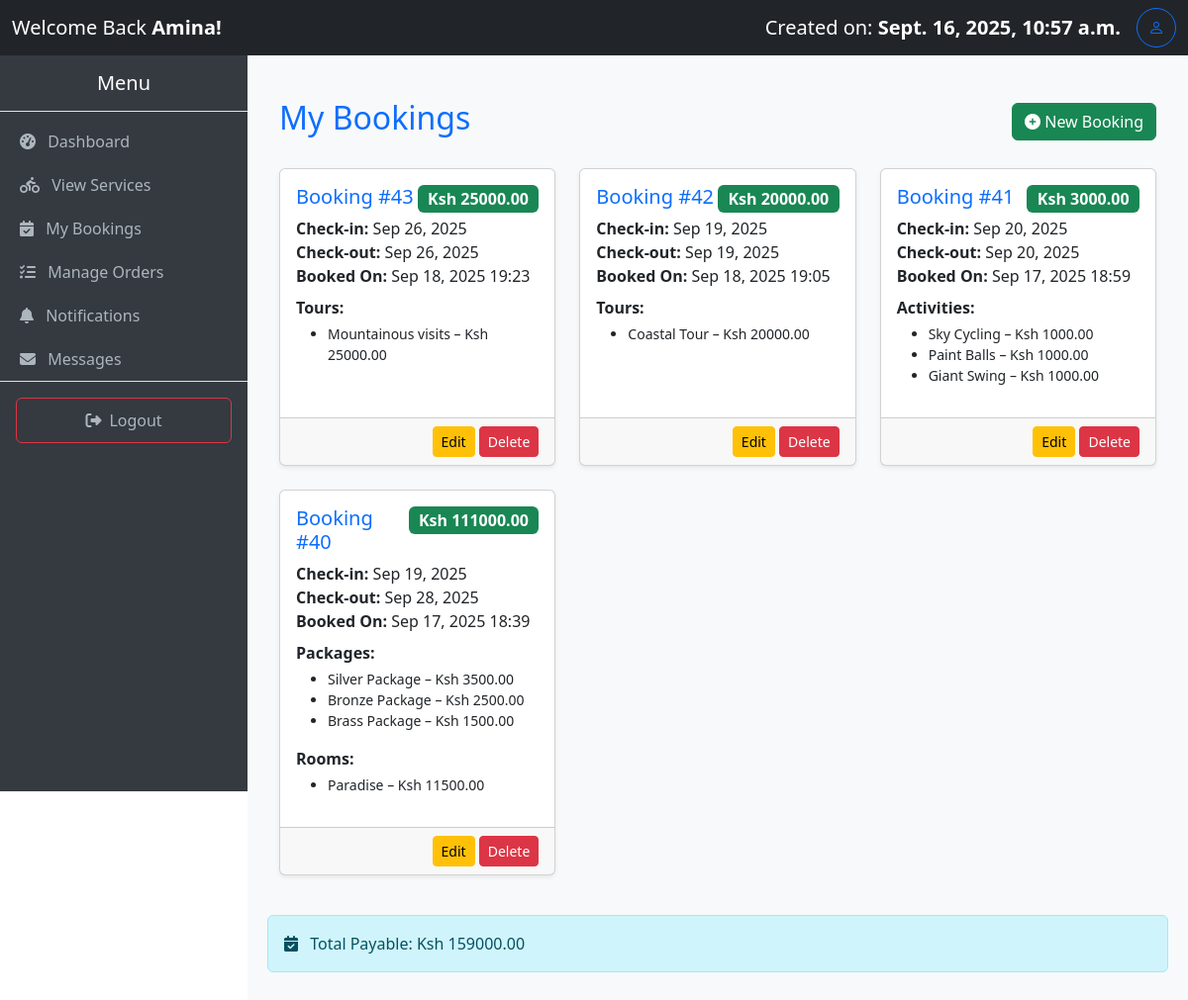
The app's page /bookings/ (signed in) with its own data.
### myApp/models.py (models this page shows, shortened)
class Booking(models.Model):
    user = models.ForeignKey(User, on_delete=models.SET_NULL, null=True, blank=True)
    customer_name = models.CharField(max_length=100, blank=True, null=True)
    customer_email = models.EmailField(blank=True, null=True)
    activities = models.ManyToManyField('Activity', blank=True)
    packages = models.ManyToManyField('Package', blank=True)
    rooms = models.ManyToManyField('Room', blank=True)
    food = models.ManyToManyField('Food', blank=True)
    tours = models.ManyToManyField('Tour', blank=True)
    check_in = models.DateField(blank=True, null=True)
    check_out = models.DateField(blank=True, null=True)
    pax = models.PositiveIntegerField(default=1)
    pax_details = models.JSONField(blank=True, null=True)  # Works with Django 3.1+
    created_at = models.DateTimeField(auto_now_add=True)
    paid = models.DecimalField(max_digits=10, decimal_places=2, default=0)
    @property
    def nights_spent(self):
        if self.check_in and self.check_out:
            nights = (self.check_out - self.check_in).days
            return nights if nights > 0 else 1  # Minimum of 1 night for same-day bookings
        return 1
    @property
    def amount_required(self):
        pax = self.pax or 1
        def get_pax_value(category):
            if self.pax_details and category in self.pax_details:
                return self.pax_details[category].get('pax', pax)
            return pax
        room_cost = sum(
            room.room_type.price_per_night * get_pax_value('rooms') * self.nights_spent
            for room in self.rooms.all()
        )
        activity_cost = sum(
            a.price_per_person * get_pax_value('activities') for a in self.activities.all()
        )
        package_cost = sum(
            p.price_per_person * get_pax_value('packages') for p in self.packages.all()
        )
        food_cost = sum(
            f.price_per_person * get_pax_value('food') for f in self.food.all()
        )
        tour_cost = sum(
            t.price_per_person * get_pax_value('tours') for t in self.tours.all()
        )
        return room_cost + activity_cost + package_cost + food_cost + tour_cost

class Tour(models.Model):
    name = models.CharField(max_length=100)
    destination = models.CharField(max_length=100, null=True)
    description = models.TextField()
    price_per_person = models.DecimalField(max_digits=10, decimal_places=2)
    image = models.ImageField(upload_to='room_images/', blank=True, null=True)

class Activity(models.Model):
    name = models.CharField(max_length=100)
    description = models.TextField()
    price_per_person = models.DecimalField(  # Updated field name
        max_digits=8, decimal_places=2, help_text="Price per person"
    )
    image = models.ImageField(upload_to='room_images/', blank=True, null=True)
    created_at = models.DateTimeField(auto_now_add=True)

class Room(models.Model):
    name = models.CharField(max_length=100)
    room_type = models.ForeignKey('RoomType', on_delete=models.CASCADE)
    image = models.ImageField(upload_to='room_images/', blank=True, null=True)  # New field

class RoomType(models.Model):
    name = models.CharField(max_length=100, unique=True)
    description = models.TextField(blank=True)
    capacity = models.PositiveIntegerField(help_text="Maximum number of guests")
    price_per_night = models.DecimalField(max_digits=8, decimal_places=2)
    total_rooms = models.PositiveIntegerField(default=1, help_text="Total rooms available for this type")
    available = models.BooleanField(default=True)

class Package(models.Model):
    name = models.CharField(max_length=100)
    description = models.TextField()
    activities = models.ManyToManyField(Activity, related_name='packages')
    price_per_person = models.DecimalField(
        max_digits=10,
        decimal_places=2,
        help_text="Price per person"
    )
    created_at = models.DateTimeField(auto_now_add=True)

### myApp/views.py (the view)
# urls.py: path('bookings/', views.booking_list, name='booking_list'),
@login_required
def booking_list(request):
    bookings = (
        Booking.objects
        .select_related('user')
        .prefetch_related('activities', 'packages', 'rooms', 'food', 'tours')
        .order_by('-created_at')
    )
    if request.user.is_superuser:
        editable_ids = bookings.values_list('id', flat=True)
        base_template = 'base.admin.html'
        template_name = 'bookings.html'  # Table for superusers
    elif request.user.is_staff:
        editable_ids = bookings.filter(user=request.user).values_list('id', flat=True)
        base_template = 'base.staff.html'
        template_name = 'bookings.html'  # Table for staff
    else:
        bookings = bookings.filter(user=request.user)
        editable_ids = bookings.values_list('id', flat=True)
        base_template = 'base.user.html'
        template_name = 'bookings.user.html'  # Cards for normal users
    return render(request, template_name, {
        'bookings': bookings,
        'editable_ids': set(editable_ids),
        'base_template': base_template,
    })

### myApp/context_processors.py (called while the page is built)
def total_users(request):
    return {'total_users': User.objects.count()}

def total_bookings(request):
    return {'total_bookings': Booking.objects.count()}

def total_amount(request):
    total = 0
    if request.user.is_authenticated:
        bookings = Booking.objects.all()#filter(user=request.user)
        total = sum(booking.amount_required for booking in bookings)
    return {'total_amount': total}

def total_cost(request):
    if not request.user.is_authenticated:
        return {
            'user_bookings': [],
            'user_total_amount': 0,
        }
    bookings = Booking.objects.filter(user=request.user).prefetch_related(
        'activities', 'packages', 'rooms', 'food', 'tours'
    )
    total_amount = sum(b.amount_required for b in bookings)
    return {
        'user_bookings': bookings,
        'user_total_amount': total_amount,
    }

### myApp/templates/bookings.user.html (shortened to what this page needs)
{% extends base_template %} {% block title %}My Bookings{% endblock %} {% block content %}
<div class="container mt-4">
    <div class="d-flex justify-content-between align-items-center mb-4">
        <h2 class="text-primary">My Bookings</h2>
        <a href="{% url 'create_booking' %}" class="btn btn-success">
            <i class="fas fa-plus-circle"></i> New Booking
        </a>
    </div>
    {% if bookings %}
    <div class="row">
        {% for booking in bookings %}
        <div class="col-md-4 mb-4">
            <div class="card shadow-sm h-100">
                <div class="card-body">
                    <div class="d-flex justify-content-between align-items-start">
                        <h5 class="card-title text-primary">
                            Booking #{{ booking.id }}
                        </h5>
                        <span class="badge bg-success fs-6">Ksh {{ booking.amount_required|default:"0.00" }}</span>
                    </div>
                    <p class="card-text mb-2">
                        <strong>Check-in:</strong> {{ booking.check_in|date:"M d, Y" }}<br>
                        <strong>Check-out:</strong> {{ booking.check_out|date:"M d, Y" }}<br>
                        <strong>Booked On:</strong> {{ booking.created_at|date:"M d, Y H:i" }}
                    </p>
                    {% if booking.activities.all %}
                    <p class="mb-1"><strong>Activities:</strong></p>
                    <ul class="small">
                        {% for a in booking.activities.all %}
                        <li>{{ a.name }} – Ksh {{ a.price_per_person }}</li>
                        {% endfor %}
                    </ul>
                    {% endif %} {% if booking.packages.all %}
                    <p class="mb-1"><strong>Packages:</strong></p>
                    <ul class="small">
                        {% for p in booking.packages.all %}
                        <li>{{ p.name }} – Ksh {{ p.price_per_person }}</li>
                        {% endfor %}
                    </ul>
                    {% endif %} {% if booking.rooms.all %}
                    <p class="mb-1"><strong>Rooms:</strong></p>
                    <ul class="small">
                        {% for r in booking.rooms.all %}
                        <li>{{ r.name }} – Ksh {{ r.room_type.price_per_night }}</li>
                        {% endfor %}
                    </ul>
                    {% endif %}  {% if booking.tours.all %}
                    <p class="mb-1"><strong>Tours:</strong></p>
                    <ul class="small">
                        {% for t in booking.tours.all %}
                        <li>{{ t.name }} – Ksh {{ t.price_per_person }}</li>
                        {% endfor %}
                    </ul>
                    {% endif %}
                </div>
                <div class="card-footer text-end">
                    {% if booking.id in editable_ids %}
                    <a href="{% url 'edit_booking' booking.id %}" class="btn btn-warning btn-sm">Edit</a>
                    <a href="{% url 'delete_booking' booking.id %}" class="btn btn-danger btn-sm" onclick="return confirm('Are you sure you want to delete this booking?')">Delete</a> {% endif %}
                </div>
            </div>
        </div>
        {% endfor %}
        <div class="alert alert-info mt-3">
            <i class="fas fa-calendar-check me-2"></i> Total Payable: Ksh {{ user_total_amount|floatformat:2 }}
        </div>
    </div>
    {% else %}
    <p class="text-muted">You have no bookings yet.
        <a href="{% url 'create_booking' %}" class="text-success fw-bold">Create your first booking</a>.
    </p>
    {% endif %}
</div>
{% endblock %}

### myApp/templates/base.user.html (shortened to what this page needs)
<!DOCTYPE html>
<html lang="en">
<head>
    <link href="https://cdn.jsdelivr.net/npm/bootstrap@5.3.3/dist/css/bootstrap.min.css" rel="stylesheet">
    <link rel="stylesheet" href="https://cdn.jsdelivr.net/npm/bootstrap-icons@1.11.3/font/bootstrap-icons.css">
    <link rel="stylesheet" href="https://cdnjs.cloudflare.com/ajax/libs/font-awesome/6.5.2/css/all.min.css">
</head>
<body>
    <nav class="navbar navbar-expand-lg navbar-dark bg-dark">
        <div class="container-fluid">
            <a class="navbar-brand" href="#">Welcome Back <strong>{{ user.username }}!</strong></a>
            <div class="d-flex">
                <a class="navbar-brand" href="#"> Created on: <strong>{{ user.date_joined }}</strong></a>
                <a href="#" class="btn btn-outline-primary rounded-circle d-flex align-items-center justify-content-center" style="width: 40px; height: 40px;" title="Manage Profile">
                    <i class="bi bi-person"></i>
                </a>
            </div>
        </div>
    </nav>
    <div class="sidebar">
        <h5 class="text-center py-3 border-bottom">Menu</h5>
        <a href="{% url 'user_dashboard' %}"><i class="fas fa-tachometer-alt me-2"></i> Dashboard</a>
        <a href="{% url 'explore' %}"><i class="fas fa-biking me-2"></i> View Services</a>
        <a href="{% url 'booking_list' %}"><i class="fas fa-calendar-check me-2"></i> My Bookings</a>
        <a href="{% url 'my_orders' %}"><i class="fas fa-tasks me-2"></i> Manage Orders</a>
        <a href="#"><i class="fas fa-bell me-2"></i> Notifications</a>
        <a href="#"><i class="fas fa-envelope me-2"></i> Messages</a>
        <div class="p-3 border-top" style="position: relative; bottom: 0; width: 100%;">
            <a href="{% url 'logout' %}" class="btn btn-outline-danger w-100"><i class="fas fa-sign-out-alt me-2"></i>Logout</a>
        </div>
    </div>
    <div class="content">
        {% block content %}{% endblock %}
    </div>
</body>
</html>

### myApp/templates/base.user.html (style rules this page uses)
body { margin: 0; padding: 0; }
.navbar { position: fixed; top: 0; left: 0; width: 100%; z-index: 1030; }
.sidebar { position: fixed; top: 56px; left: 0; width: 250px; height: calc(100vh - 56px); background-color: #343a40; color: #fff; overflow-y: auto; }
.sidebar a { color: #adb5bd; text-decoration: none; display: block; padding: 10px 20px; }
.content { margin-top: 56px; margin-left: 250px; padding: 20px; background-color: #f8f9fa; min-height: calc(100vh - 56px); }

### records on screen
Booking: id "43", amount_required "25000.00", check_in "Sep 26, 2025", check_out "Sep 26, 2025", created_at "Sep 18, 2025 19:23", shows "Edit"
Tour: name "Mountainous visits", price_per_person "25000.00"
Booking: id "42", amount_required "20000.00", check_in "Sep 19, 2025", check_out "Sep 19, 2025", created_at "Sep 18, 2025 19:05", shows "Edit"
Tour: name "Coastal Tour", price_per_person "20000.00"
Booking: id "41", amount_required "3000.00", check_in "Sep 20, 2025", check_out "Sep 20, 2025", created_at "Sep 17, 2025 18:59", shows "Edit"
Activity: name "Sky Cycling", price_per_person "1000.00"
Activity: name "Paint Balls", price_per_person "1000.00"
Activity: name "Giant Swing", price_per_person "1000.00"
Booking: id "40", amount_required "111000.00", check_in "Sep 19, 2025", check_out "Sep 28, 2025", created_at "Sep 17, 2025 18:39", shows "Edit"
Package: name "Silver Package", price_per_person "3500.00"
Package: name "Bronze Package", price_per_person "2500.00"
Package: name "Brass Package", price_per_person "1500.00"
Room: name "Paradise", room_type.price_per_night "11500.00"

### other values on screen
{{ user.username }} "Amina"
{{ user.date_joined }} "Sept. 16, 2025, 10:57 a.m."
{{ user_total_amount|floatformat:2 }} "159000.00"
